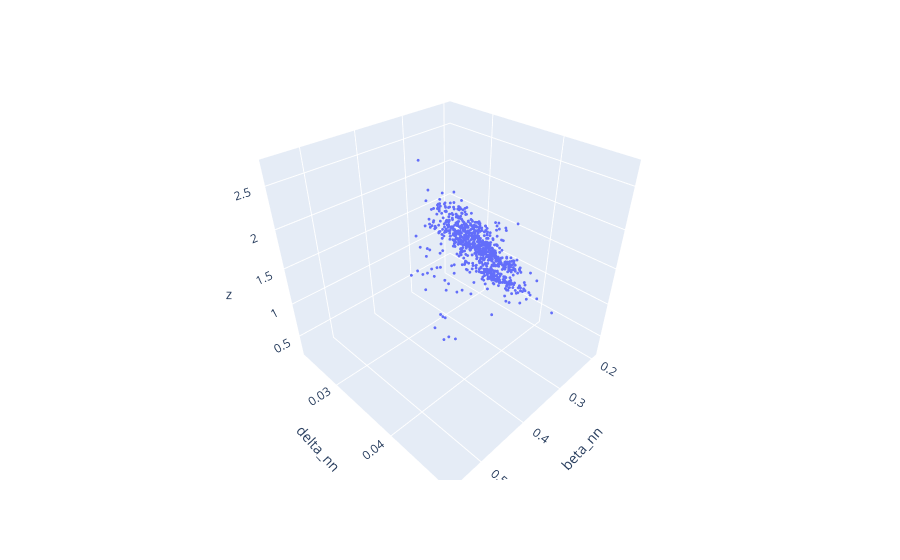
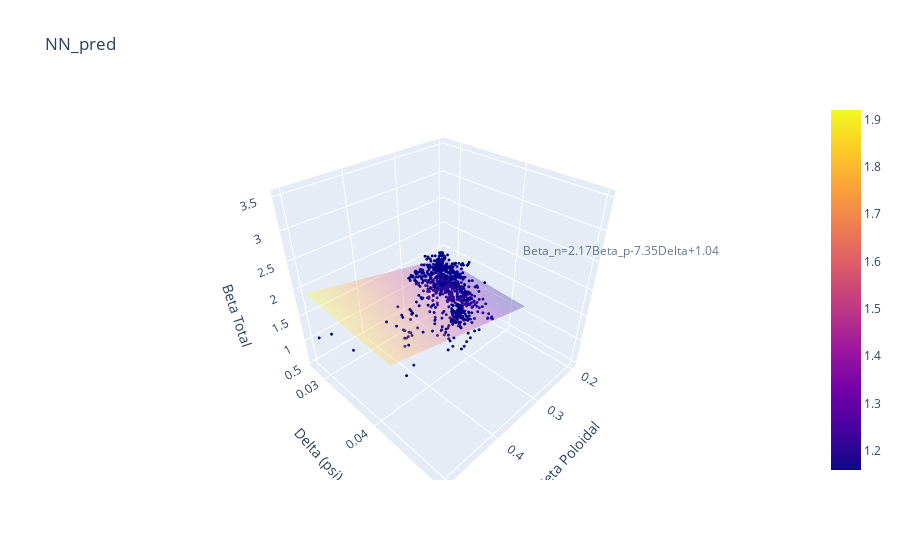

The notebook cell saved with these charts, in order:
### Code cell
import plotly.express as px

fig = px.scatter_3d(data_frame=dfbeta_europed,x='beta_nn',y='delta_nn', z='z')
fig.update_traces(marker={'size': 1})
fig.show()
import scipy.linalg
from mpl_toolkits.mplot3d import Axes3D


# some 3-dim points
# mean = np.array([0.0,0.0,0.0])
# cov = np.array([[1.0,-0.5,0.8], [-0.5,1.1,0.0], [0.8,0.0,1.0]])
# data = np.random.multivariate_normal(mean, cov, 50)
# data=dfbeta_europed
def specific_3d_plot(data,titulo):
    # regular grid covering the domain of the data
    X,Y = np.meshgrid(np.arange(data['beta_nn'].min(),data['beta_nn'].max(), 0.01), np.arange(data['delta_nn'].min(), data['delta_nn'].max(), 0.005))
    XX = X.flatten()
    YY = Y.flatten()

    order = 1    # 1: linear, 2: quadratic
    if order == 1:
        # best-fit linear plane
        A = np.c_[data['beta_nn'].values, data['delta_nn'].values, np.ones(data.shape[0])]#
        C,_,_,_ = scipy.linalg.lstsq(A, data['z'].values)    # coefficients
        
        # evaluate it on grid
        Z = C[0]*X + C[1]*Y + C[2]
        
        # or expressed using matrix/vector product
        #Z = np.dot(np.c_[XX, YY, np.ones(XX.shape)], C).reshape(X.shape)

    elif order == 2:
        # best-fit quadratic curve
        A = np.c_[np.ones(data.shape[0]), data[:,:2], np.prod(data[:,:2], axis=1), data[:,:2]**2]
        C,_,_,_ = scipy.linalg.lstsq(A, data[:,2])
        
        # evaluate it on a grid
        Z = np.dot(np.c_[np.ones(XX.shape), XX, YY, XX*YY, XX**2, YY**2], C).reshape(X.shape)

    # plot points and fitted surface
    # fig = plt.figure()
    # ax = fig.gca(projection='3d')
    # ax.plot_surface(X, Y, Z, rstride=1, cstride=1, alpha=0.2)
    # ax.scatter(data['beta_nn'].values, data['delta_nn'].values, data['z'].values, c='r', s=50)
    # plt.xlabel('X')
    # plt.ylabel('Y')
    # ax.set_zlabel('Z')
    # # ax.axis('equal')
    # ax.axis('tight')
    # plt.show()
    import plotly.graph_objects as go
    # fig = px.scatter_3d(data_frame=dfbeta,x='beta_nn',y='delta_nn', z='z')
    fig = go.Figure(data = [
        go.Surface(x = X,y = Y,z = Z,opacity=0.3,text='SJDSJHFBSDFH'), 
        go.Scatter3d(x=data['beta_nn'],y=data['delta_nn'], z=data['z'],mode='markers',marker=dict(
        size=1,
        colorscale='Viridis'),
        line=dict(
        color='darkblue',
        width=2
    ))])#data_frame=dfbeta_exp
    # fig.update_traces(marker={'size': 1})
    fig.update_layout(title=titulo,#xaxis_title="Beta Poloidal",
        # yaxis_title="Delta",zaxis_title='Beta total',
        scene=dict(xaxis_title='Beta Poloidal',
            yaxis_title='Delta (psi)',
            zaxis_title='Beta Total',annotations=[
            dict(
                showarrow=False,
                x=0.4,
                y=0.05,
                z=3.5,
                text="Beta_n="+str(C[0].round(2))+'Beta_p'+str(C[1].round(2))+'Delta+'+str(C[2].round(2)),
                xanchor="left",
                xshift=10,
                opacity=0.7)]
        ),
    )
    fig.show()
    fig.write_html('../figures/3Dplot/europed-4out_plane_beta_n_'+titulo+'.html')
# specific_3d_plot(dfbeta_europed,'EuroPED')
# specific_3d_plot(dfbeta_europed,'europed')
# fig.write_html('../figures/europed_plane_beta_n_pred0,0,0.html')
specific_3d_plot(dfbeta_epi,'NN_pred')

### Figure 1 — Plotly figure (JSON) as saved in the notebook; plotly's stock layout.template omitted (floating-point values rounded to 4 significant figures; data arrays with more than 128 entries replaced by an {"elided": "..."} marker saying what was removed)
{"data": [{"hovertemplate": "beta_nn=%{x}<br>delta_nn=%{y}<br>z=%{z}<extra></extra>", "legendgroup": "", "marker": {"color": "#636efa", "size": 1, "symbol": "circle"}, "mode": "markers", "name": "", "scene": "scene", "showlegend": false, "type": "scatter3d", "x": {"elided": "852 float values"}, "y": {"elided": "852 float values"}, "z": {"elided": "852 float values"}}], "layout": {"legend": {"tracegroupgap": 0}, "margin": {"t": 60}, "scene": {"domain": {"x": [0, 1], "y": [0, 1]}, "xaxis": {"title": {"text": "beta_nn"}}, "yaxis": {"title": {"text": "delta_nn"}}, "zaxis": {"title": {"text": "z"}}}}}

### Figure 2 — Plotly figure (JSON) as saved in the notebook; plotly's stock layout.template omitted (floating-point values rounded to 4 significant figures; data arrays with more than 128 entries replaced by an {"elided": "..."} marker saying what was removed)
{"data": [{"opacity": 0.3, "text": "SJDSJHFBSDFH", "type": "surface", "x": [[0.1999, 0.2099, 0.2199, 0.2299, 0.2399, 0.2499, 0.2599, 0.2699, 0.2799, 0.2899, 0.2999, 0.3099, 0.3199, 0.3299, 0.3399, 0.3499, 0.3599, 0.3699, 0.3799, 0.3899, 0.3999, 0.4099, 0.4199, 0.4299, 0.4399, 0.4499, 0.4599, 0.4699, 0.4799, 0.4899, 0.4999], [0.1999, 0.2099, 0.2199, 0.2299, 0.2399, 0.2499, 0.2599, 0.2699, 0.2799, 0.2899, 0.2999, 0.3099, 0.3199, 0.3299, 0.3399, 0.3499, 0.3599, 0.3699, 0.3799, 0.3899, 0.3999, 0.4099, 0.4199, 0.4299, 0.4399, 0.4499, 0.4599, 0.4699, 0.4799, 0.4899, 0.4999], [0.1999, 0.2099, 0.2199, 0.2299, 0.2399, 0.2499, 0.2599, 0.2699, 0.2799, 0.2899, 0.2999, 0.3099, 0.3199, 0.3299, 0.3399, 0.3499, 0.3599, 0.3699, 0.3799, 0.3899, 0.3999, 0.4099, 0.4199, 0.4299, 0.4399, 0.4499, 0.4599, 0.4699, 0.4799, 0.4899, 0.4999], [0.1999, 0.2099, 0.2199, 0.2299, 0.2399, 0.2499, 0.2599, 0.2699, 0.2799, 0.2899, 0.2999, 0.3099, 0.3199, 0.3299, 0.3399, 0.3499, 0.3599, 0.3699, 0.3799, 0.3899, 0.3999, 0.4099, 0.4199, 0.4299, 0.4399, 0.4499, 0.4599, 0.4699, 0.4799, 0.4899, 0.4999]], "y": [[0.02762, 0.02762, 0.02762, 0.02762, 0.02762, 0.02762, 0.02762, 0.02762, 0.02762, 0.02762, 0.02762, 0.02762, 0.02762, 0.02762, 0.02762, 0.02762, 0.02762, 0.02762, 0.02762, 0.02762, 0.02762, 0.02762, 0.02762, 0.02762, 0.02762, 0.02762, 0.02762, 0.02762, 0.02762, 0.02762, 0.02762], [0.03262, 0.03262, 0.03262, 0.03262, 0.03262, 0.03262, 0.03262, 0.03262, 0.03262, 0.03262, 0.03262, 0.03262, 0.03262, 0.03262, 0.03262, 0.03262, 0.03262, 0.03262, 0.03262, 0.03262, 0.03262, 0.03262, 0.03262, 0.03262, 0.03262, 0.03262, 0.03262, 0.03262, 0.03262, 0.03262, 0.03262], [0.03762, 0.03762, 0.03762, 0.03762, 0.03762, 0.03762, 0.03762, 0.03762, 0.03762, 0.03762, 0.03762, 0.03762, 0.03762, 0.03762, 0.03762, 0.03762, 0.03762, 0.03762, 0.03762, 0.03762, 0.03762, 0.03762, 0.03762, 0.03762, 0.03762, 0.03762, 0.03762, 0.03762, 0.03762, 0.03762, 0.03762], [0.04262, 0.04262, 0.04262, 0.04262, 0.04262, 0.04262, 0.04262, 0.04262, 0.04262, 0.04262, 0.04262, 0.04262, 0.04262, 0.04262, 0.04262, 0.04262, 0.04262, 0.04262, 0.04262, 0.04262, 0.04262, 0.04262, 0.04262, 0.04262, 0.04262, 0.04262, 0.04262, 0.04262, 0.04262, 0.04262, 0.04262]], "z": [[1.27, 1.291, 1.313, 1.335, 1.356, 1.378, 1.4, 1.421, 1.443, 1.465, 1.486, 1.508, 1.53, 1.551, 1.573, 1.595, 1.616, 1.638, 1.66, 1.681, 1.703, 1.725, 1.746, 1.768, 1.79, 1.811, 1.833, 1.855, 1.876, 1.898, 1.92], [1.233, 1.255, 1.276, 1.298, 1.32, 1.341, 1.363, 1.385, 1.406, 1.428, 1.45, 1.471, 1.493, 1.515, 1.536, 1.558, 1.58, 1.601, 1.623, 1.645, 1.666, 1.688, 1.71, 1.731, 1.753, 1.775, 1.796, 1.818, 1.84, 1.861, 1.883], [1.196, 1.218, 1.239, 1.261, 1.283, 1.304, 1.326, 1.348, 1.369, 1.391, 1.413, 1.434, 1.456, 1.478, 1.499, 1.521, 1.543, 1.564, 1.586, 1.608, 1.63, 1.651, 1.673, 1.695, 1.716, 1.738, 1.76, 1.781, 1.803, 1.825, 1.846], [1.159, 1.181, 1.203, 1.224, 1.246, 1.268, 1.289, 1.311, 1.333, 1.354, 1.376, 1.398, 1.419, 1.441, 1.463, 1.484, 1.506, 1.528, 1.549, 1.571, 1.593, 1.614, 1.636, 1.658, 1.679, 1.701, 1.723, 1.744, 1.766, 1.788, 1.809]]}, {"line": {"color": "darkblue", "width": 2}, "marker": {"colorscale": [[0, "#440154"], [0.1111, "#482878"], [0.2222, "#3e4989"], [0.3333, "#31688e"], [0.4444, "#26828e"], [0.5556, "#1f9e89"], [0.6667, "#35b779"], [0.7778, "#6ece58"], [0.8889, "#b5de2b"], [1, "#fde725"]], "size": 1}, "mode": "markers", "type": "scatter3d", "x": {"elided": "852 float values"}, "y": {"elided": "852 float values"}, "z": {"elided": "852 float values"}}], "layout": {"scene": {"annotations": [{"opacity": 0.7, "showarrow": false, "text": "Beta_n=2.17Beta_p-7.35Delta+1.04", "x": 0.4, "xanchor": "left", "xshift": 10, "y": 0.05, "z": 3.5}], "xaxis": {"title": {"text": "Beta Poloidal"}}, "yaxis": {"title": {"text": "Delta (psi)"}}, "zaxis": {"title": {"text": "Beta Total"}}}, "title": {"text": "NN_pred"}}}
